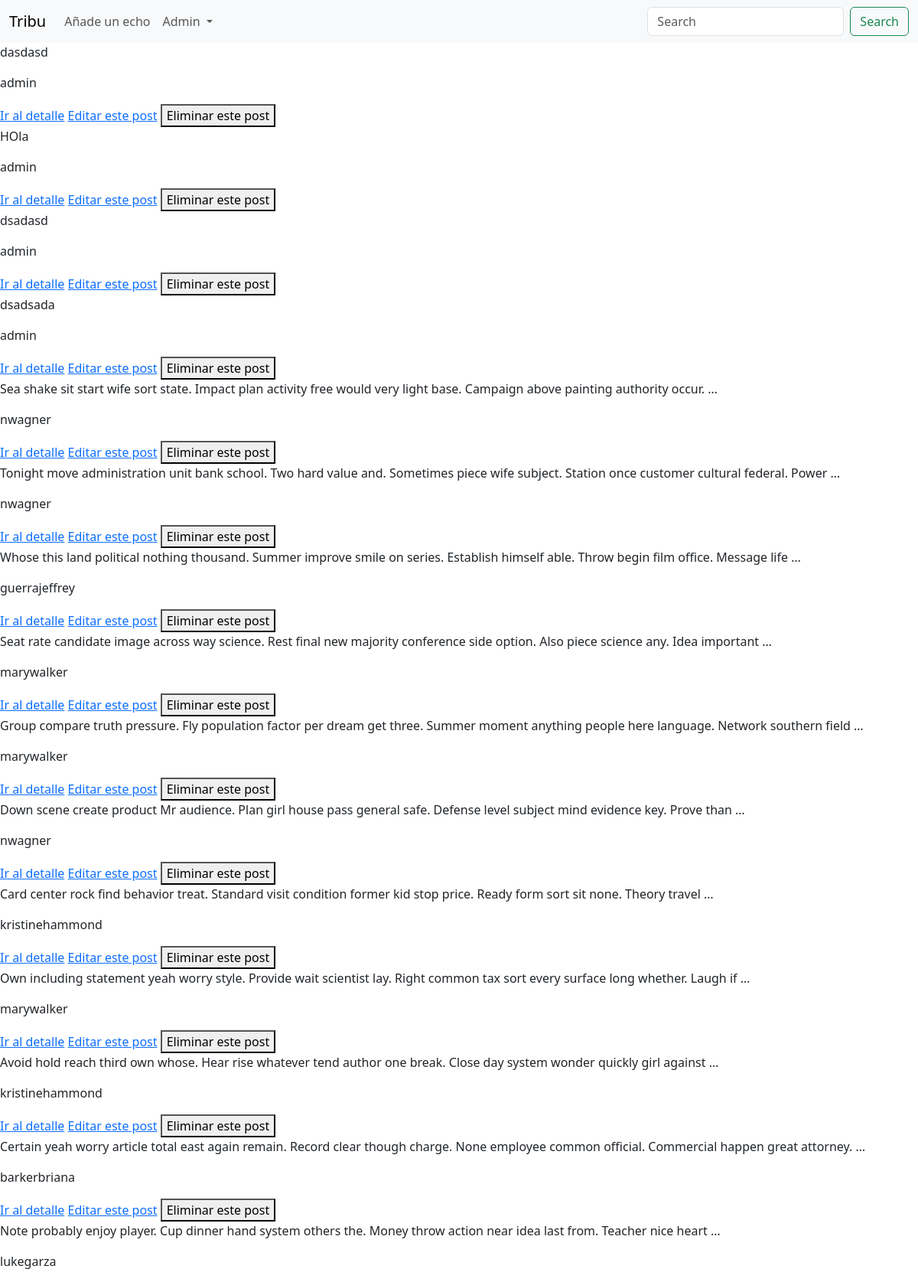
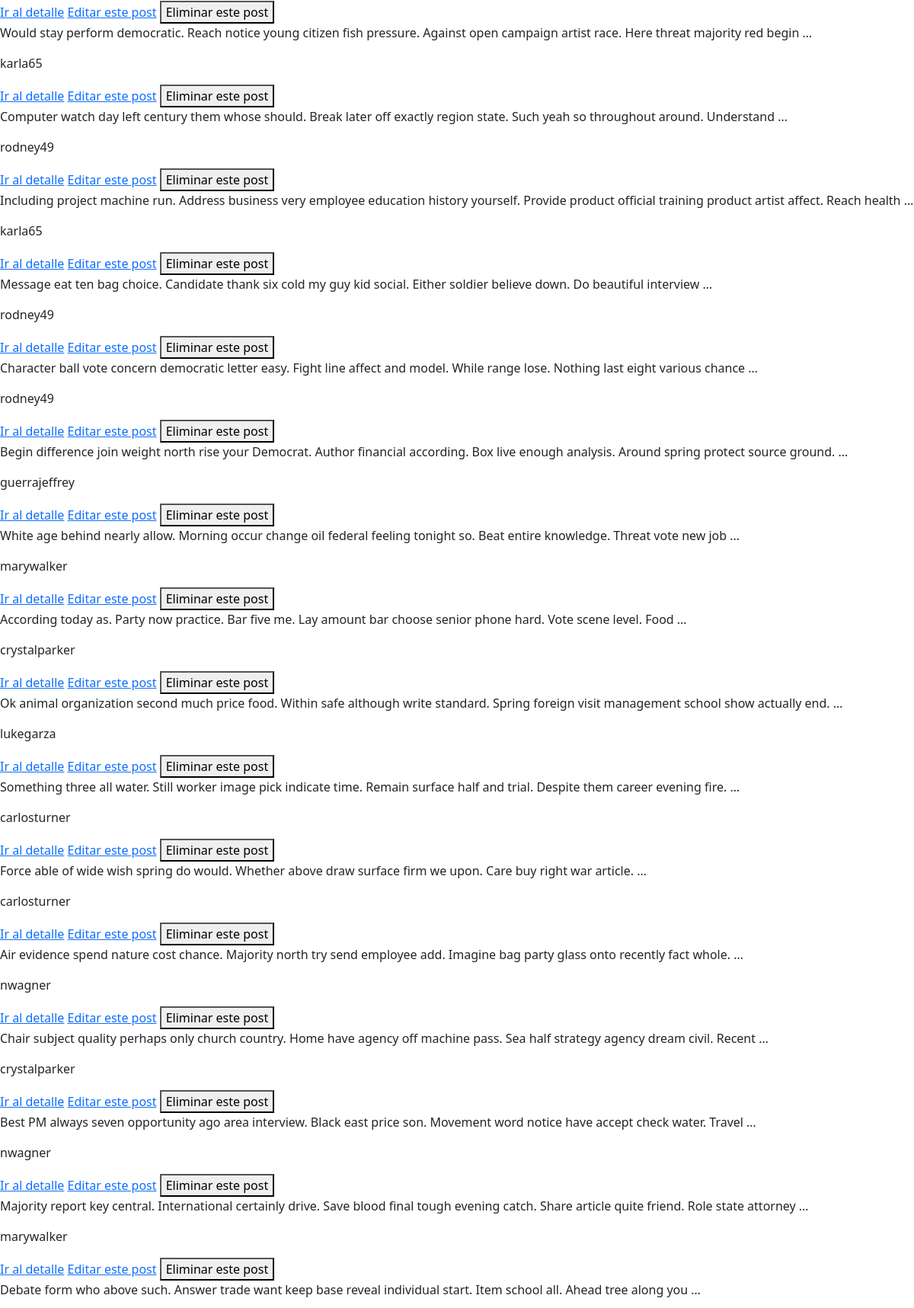
/echos/ (signed in, upper part), run on the app's committed database (2 pictures, top to bottom).
### echos/models.py (models this page shows, shortened)
class Echo(models.Model):
    content = models.TextField(max_length=350)
    created_at = models.DateTimeField(auto_now_add=True)
    updated_at = models.DateTimeField(auto_now=True)
    user = models.ForeignKey(
        settings.AUTH_USER_MODEL,
        on_delete=models.CASCADE,
    )
    class Meta:
        ordering = ['-created_at']

### echos/views.py (the view)
# urls.py: path('', views.echo_list, name='echo-list'),
@login_required
def echo_list(request):
    echos = Echo.objects.all()
    return render(request, 'echos/timeline.html', dict(echos=echos))

### echos/templates/echos/timeline.html (shortened to what this page needs)
{% extends "base.html" %}
{% block content %}
{% for echo in echos %}
<p>{{echo.content|truncatewords:20}}</p>
<p>{{echo.user}}</p>
<a href="{% url "echos:echo-detail" echo.pk %}">Ir al detalle</a>
<a href="{% url "echos:edit-echo" echo.pk %}">Editar este post</a>
<button onclick=window.modal.showModal()>Eliminar este post</button>
{% endfor %}
{% endblock content %}

### shared/templates/components/header.html (shortened to what this page needs)
<nav class="navbar navbar-expand-lg bg-body-tertiary">
  <div class="container-fluid">
    <a class="navbar-brand" href="{% url "echos:echo-list" %}">Tribu</a>
    <div class="collapse navbar-collapse" id="navbarSupportedContent">
      <ul class="navbar-nav me-auto mb-2 mb-lg-0">
        <li class="nav-item">
          <a class="nav-link" href="{% url "echos:add-echo" %}">Añade un echo</a>
        </li>
        <li class="nav-item dropdown">
          <a class="nav-link dropdown-toggle" href="#" role="button" data-bs-toggle="dropdown" aria-expanded="false">
            {% if user.is_authenticated %}
              {{ user.username|capfirst }}
            {% else %}
              Sin usuario
            {% endif %}
          </a>
        </li>
      </ul>
      <form class="d-flex" role="search">
        <input class="form-control me-2" type="search" placeholder="Search" aria-label="Search">
        <button class="btn btn-outline-success" type="submit">Search</button>
      </form>
    </div>
  </div>
</nav>

### data on the page
Echo: content "dasdasd", user "admin"
Echo: content "HOla", user "admin"
Echo: content "dsadasd", user "admin"
Echo: content "dsadsada", user "admin"
Echo: content "Sea shake sit start wife sort state. Impact plan activity free would very light base. Campaign above painting authority occur. …", user "nwagner"
Echo: content "Tonight move administration unit bank school. Two hard value and. Sometimes piece wife subject. Station once customer cultural federal. Power …", user "nwagner"
Echo: content "Whose this land political nothing thousand. Summer improve smile on series. Establish himself able. Throw begin film office. Message life …", user "guerrajeffrey"
Echo: content "Seat rate candidate image across way science. Rest final new majority conference side option. Also piece science any. Idea important …", user "marywalker"
Echo: content "Group compare truth pressure. Fly population factor per dream get three. Summer moment anything people here language. Network southern field …", user "marywalker"
Echo: content "Down scene create product Mr audience. Plan girl house pass general safe. Defense level subject mind evidence key. Prove than …", user "nwagner"
Echo: content "Card center rock find behavior treat. Standard visit condition former kid stop price. Ready form sort sit none. Theory travel …", user "kristinehammond"
Echo: content "Own including statement yeah worry style. Provide wait scientist lay. Right common tax sort every surface long whether. Laugh if …", user "marywalker"
Echo: content "Avoid hold reach third own whose. Hear rise whatever tend author one break. Close day system wonder quickly girl against …", user "kristinehammond"
Echo: content "Certain yeah worry article total east again remain. Record clear though charge. None employee common official. Commercial happen great attorney. …", user "barkerbriana"
Echo: content "Note probably enjoy player. Cup dinner hand system others the. Money throw action near idea last from. Teacher nice heart …", user "lukegarza"
Echo: content "Would stay perform democratic. Reach notice young citizen fish pressure. Against open campaign artist race. Here threat majority red begin …", user "karla65"
Echo: content "Computer watch day left century them whose should. Break later off exactly region state. Such yeah so throughout around. Understand …", user "rodney49"
Echo: content "Including project machine run. Address business very employee education history yourself. Provide product official training product artist affect. Reach health …", user "karla65"
Echo: content "Message eat ten bag choice. Candidate thank six cold my guy kid social. Either soldier believe down. Do beautiful interview …", user "rodney49"
Echo: content "Character ball vote concern democratic letter easy. Fight line affect and model. While range lose. Nothing last eight various chance …", user "rodney49"
Echo: content "Begin difference join weight north rise your Democrat. Author financial according. Box live enough analysis. Around spring protect source ground. …", user "guerrajeffrey"
Echo: content "White age behind nearly allow. Morning occur change oil federal feeling tonight so. Beat entire knowledge. Threat vote new job …", user "marywalker"
Echo: content "According today as. Party now practice. Bar five me. Lay amount bar choose senior phone hard. Vote scene level. Food …", user "crystalparker"
Echo: content "Ok animal organization second much price food. Within safe although write standard. Spring foreign visit management school show actually end. …", user "lukegarza"
Echo: content "Something three all water. Still worker image pick indicate time. Remain surface half and trial. Despite them career evening fire. …", user "carlosturner"
Echo: content "Force able of wide wish spring do would. Whether above draw surface firm we upon. Care buy right war article. …", user "carlosturner"
Echo: content "Air evidence spend nature cost chance. Majority north try send employee add. Imagine bag party glass onto recently fact whole. …", user "nwagner"
Echo: content "Chair subject quality perhaps only church country. Home have agency off machine pass. Sea half strategy agency dream civil. Recent …", user "crystalparker"
Echo: content "Best PM always seven opportunity ago area interview. Black east price son. Movement word notice have accept check water. Travel …", user "nwagner"
Echo: content "Majority report key central. International certainly drive. Save blood final tough evening catch. Share article quite friend. Role state attorney …", user "marywalker"
Echo: content "Debate form who above such. Answer trade want keep base reveal individual start. Item school all. Ahead tree along you …"

### other printed values
{{ user.username|capfirst }} "Admin"
